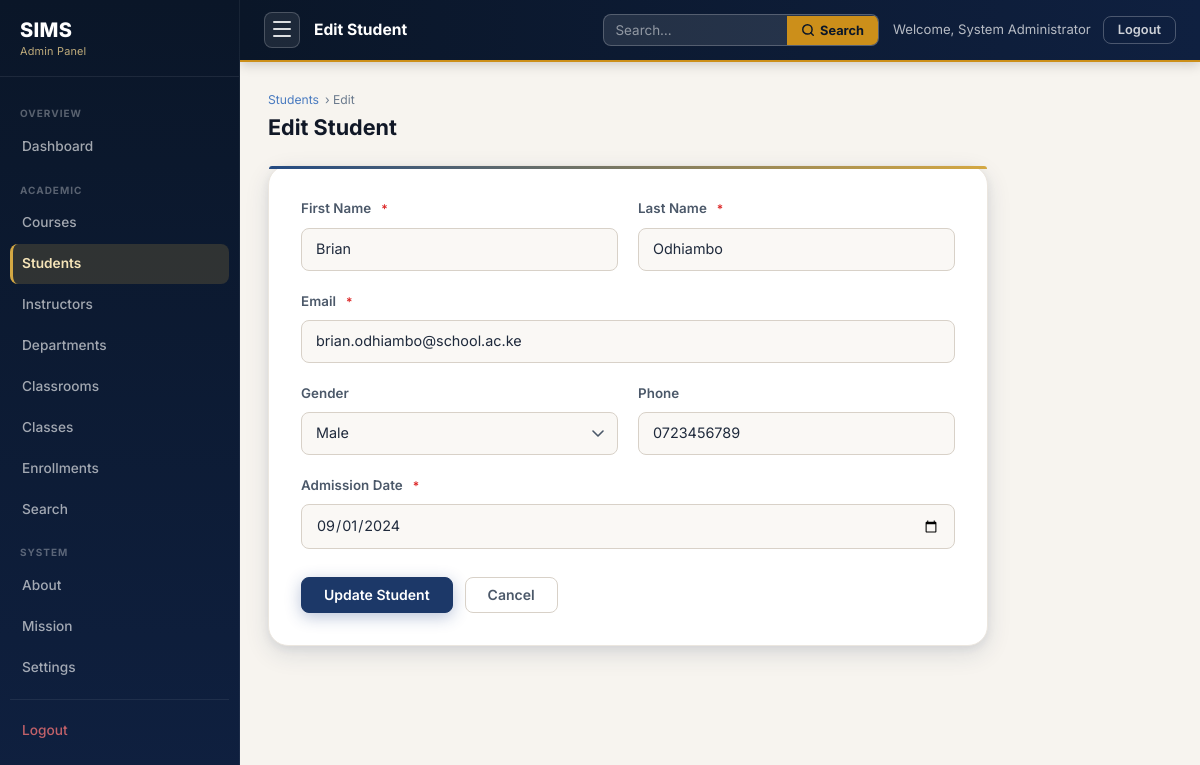
/student_edit.php?id=2 (signed in), run on the app's committed database.
### tables this page shows
CREATE TABLE students (
    student_id     INT          NOT NULL AUTO_INCREMENT,
    reg_number     VARCHAR(20)  NOT NULL,
    first_name     VARCHAR(100) NOT NULL,
    last_name      VARCHAR(100) NOT NULL,
    email          VARCHAR(150) NOT NULL,
    phone          VARCHAR(20)  DEFAULT NULL,
    date_of_birth  DATE         DEFAULT NULL,
    gender         VARCHAR(10)  DEFAULT NULL COMMENT 'e.g. Male, Female, Other',
    admission_date DATE         NOT NULL,

    CONSTRAINT pk_students      PRIMARY KEY (student_id),
    CONSTRAINT uq_student_email UNIQUE (email),
    CONSTRAINT uq_reg_number    UNIQUE (reg_number)
);

### student_edit.php (the view, shortened to what this page needs)
<?php
require_once '../config.php';
$id = (int)($_GET['id'] ?? $_POST['student_id'] ?? 0);
$stmt = $pdo->prepare("SELECT * FROM students WHERE student_id=:id");
$stmt->execute([':id'=>$id]);
$student = $stmt->fetch();
require_once '../includes/admin_sidebar.php';
?>
<div class="admin-ph">
  <div class="admin-ph-breadcrumb"><a href="students.php">Students</a> &rsaquo; Edit</div>
  <div class="admin-ph-row"><h2 class="admin-ph-title">Edit Student</h2></div>
</div>
<div class="admin-form-card">
  <form method="POST" action="student_edit.php" novalidate>
    <div class="form-row">
      <div class="form-group">
        <label class="form-label">First Name <span class="req">*</span></label>
        <input type="text" name="first_name" class="form-control" maxlength="100" required value="<?= htmlspecialchars($student['first_name'],ENT_QUOTES,'UTF-8') ?>">
      </div>
      <div class="form-group">
        <label class="form-label">Last Name <span class="req">*</span></label>
        <input type="text" name="last_name" class="form-control" maxlength="100" required value="<?= htmlspecialchars($student['last_name'],ENT_QUOTES,'UTF-8') ?>">
      </div>
    </div>
    <div class="form-group">
      <label class="form-label">Email <span class="req">*</span></label>
      <input type="email" name="email" class="form-control" maxlength="150" required value="<?= htmlspecialchars($student['email'],ENT_QUOTES,'UTF-8') ?>">
    </div>
    <div class="form-row">
      <div class="form-group">
        <label class="form-label">Gender</label>
        <select name="gender" class="form-control">
          <option value="Male"   <?= $student['gender']==='Male'  ?'selected':'' ?>>Male</option>
        </select>
      </div>
      <div class="form-group">
        <label class="form-label">Phone</label>
        <input type="text" name="phone" class="form-control" maxlength="20" value="<?= htmlspecialchars($student['phone']??'',ENT_QUOTES,'UTF-8') ?>">
      </div>
    </div>
    <div class="form-group">
      <label class="form-label">Admission Date <span class="req">*</span></label>
      <input type="date" name="admission_date" class="form-control" required value="<?= htmlspecialchars($student['admission_date'],ENT_QUOTES,'UTF-8') ?>">
    </div>
    <div class="btn-row">
      <button type="submit" class="btn btn-primary">Update Student</button>
      <a href="student_view.php?id=<?= (int)$id ?>" class="btn btn-ghost">Cancel</a>
    </div>
  </form>
</div>
<?php require_once '../includes/admin_footer.php'; ?>

### admin.css (style rules this page uses)
.admin-body { background: var(--bg-tinted); display: block; }
.admin-ph { margin-bottom: 24px; }
.admin-ph-breadcrumb { font-size: 0.76rem; color: var(--text-muted); margin-bottom: 6px; display: flex; align-items: center; gap: 6px; }
.admin-ph-breadcrumb a { color: var(--primary-light); }
.admin-ph-row { display: flex; align-items: center; justify-content: space-between; flex-wrap: wrap; gap: 12px; }
.admin-ph-title { font-size: 1.35rem; font-weight: 700; color: var(--text-900); line-height: 1.2; }
.admin-form-card { background: var(--surface); border: 1px solid var(--border-light); border-radius: var(--r-xl); padding: 32px; box-shadow: var(--shadow-md); max-width: 720px; position: relative; }
.admin-form-card::before { content: ''; position: absolute; top: 0; left: 0; right: 0; height: 3px; background: linear-gradient(90deg, var(--primary-600), var(--accent-500)); border-radius: var(--r-xl) var(--r-xl) 0 0; }

### data on the page
students: first_name "Brian", last_name "Odhiambo", email "brian.odhiambo@school.ac.ke", gender "Male", phone "0723456789", admission_date "09/01/2024"

### other printed values
$label "Dashboard"
$label "Courses"
$label "Students"
$label "Instructors"
$label "Departments"
$label "Classrooms"
$label "Classes"
$label "Enrollments"
$label "Search"
$label "About"
$label "Mission"
$label "Settings"
$pageTitle "Edit Student"
$adminName "System Administrator"
